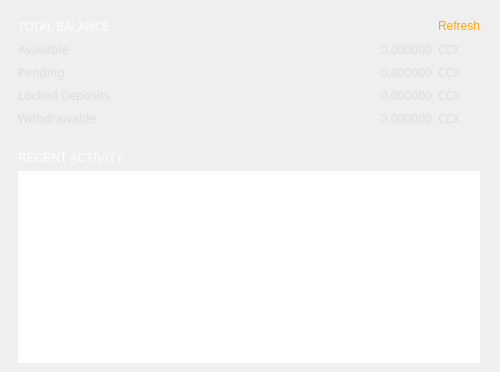
          <widget class="QGroupBox" name="groupBox_1">
           <property name="sizePolicy">
            <sizepolicy hsizetype="Preferred" vsizetype="Expanding">
             <horstretch>0</horstretch>
             <verstretch>0</verstretch>
            </sizepolicy>
           </property>
           <property name="minimumSize">
            <size>
             <width>500</width>
             <height>0</height>
            </size>
           </property>
           <property name="maximumSize">
            <size>
             <width>500</width>
             <height>16777215</height>
            </size>
           </property>
           <property name="styleSheet">
            <string notr="true">border: none;
padding: 0px;</string>
           </property>
           <layout class="QVBoxLayout" name="verticalLayout_4">
            <property name="leftMargin">
             <number>9</number>
            </property>
            <property name="topMargin">
             <number>9</number>
            </property>
            <property name="bottomMargin">
             <number>0</number>
            </property>
            <item>
             <widget class="QGroupBox" name="ov_fundsBox">
              <property name="sizePolicy">
               <sizepolicy hsizetype="Preferred" vsizetype="Preferred">
                <horstretch>0</horstretch>
                <verstretch>0</verstretch>
               </sizepolicy>
              </property>
              <property name="styleSheet">
               <string notr="true"/>
              </property>
              <property name="title">
               <string/>
              </property>
              <layout class="QGridLayout" name="gridLayout_4">
               <item row="3" column="0">
                <widget class="QLabel" name="label_pending">
                 <property name="sizePolicy">
                  <sizepolicy hsizetype="Expanding" vsizetype="Preferred">
                   <horstretch>0</horstretch>
                   <verstretch>0</verstretch>
                  </sizepolicy>
                 </property>
                 <property name="font">
                  <font>
                   <family>Poppins</family>
                  </font>
                 </property>
                 <property name="styleSheet">
                  <string notr="true">color: #ddd;
background: transparent;
border: none;
</string>
                 </property>
                 <property name="text">
                  <string>Pending</string>
                 </property>
                </widget>
               </item>
               <item row="4" column="2">
                <widget class="QLabel" name="m_tickerLabel2">
                 <property name="sizePolicy">
                  <sizepolicy hsizetype="Preferred" vsizetype="Preferred">
                   <horstretch>0</horstretch>
                   <verstretch>0</verstretch>
                  </sizepolicy>
                 </property>
                 <property name="font">
                  <font>
                   <family>Poppins</family>
                  </font>
                 </property>
                 <property name="styleSheet">
                  <string notr="true">color: #ddd;
            background: transparent;
            
            
            border: none;</string>
                 </property>
                 <property name="text">
                  <string notr="true">CCX</string>
                 </property>
                </widget>
               </item>
               <item row="2" column="0">
                <widget class="QLabel" name="label_available">
                 <property name="sizePolicy">
                  <sizepolicy hsizetype="Expanding" vsizetype="Preferred">
                   <horstretch>0</horstretch>
                   <verstretch>0</verstretch>
                  </sizepolicy>
                 </property>
                 <property name="font">
                  <font>
                   <family>Poppins</family>
                  </font>
                 </property>
                 <property name="styleSheet">
                  <string notr="true">color: #ddd;
            background: transparent;
            
            
            border: none;
</string>
                 </property>
                 <property name="text">
                  <string>Available</string>
                 </property>
                </widget>
               </item>
               <item row="0" column="0" colspan="2">
                <widget class="QLabel" name="title_totalBalance">
                 <property name="minimumSize">
                  <size>
                   <width>250</width>
                   <height>0</height>
                  </size>
                 </property>
                 <property name="maximumSize">
                  <size>
                   <width>250</width>
                   <height>16777215</height>
                  </size>
                 </property>
                 <property name="font">
                  <font>
                   <family>Poppins</family>
                  </font>
                 </property>
                 <property name="styleSheet">
                  <string notr="true">color: #fff;
            background: transparent;
            
            
            border: none;
            text-align: left;
            </string>
                 </property>
                 <property name="text">
                  <string>TOTAL BALANCE</string>
                 </property>
                </widget>
               </item>
               <item row="5" column="1">
                <widget class="QLabel" name="m_unlockedDeposits">
                 <property name="font">
                  <font>
                   <family>Poppins</family>
                  </font>
                 </property>
                 <property name="styleSheet">
                  <string notr="true">color: #ddd;
            background: transparent;
            
            
            border: none;</string>
                 </property>
                 <property name="text">
                  <string notr="true">0.000000</string>
                 </property>
                 <property name="alignment">
                  <set>Qt::AlignRight|Qt::AlignTrailing|Qt::AlignVCenter</set>
                 </property>
                </widget>
               </item>
               <item row="5" column="2">
                <widget class="QLabel" name="m_tickerLabel4">
                 <property name="sizePolicy">
                  <sizepolicy hsizetype="Preferred" vsizetype="Preferred">
                   <horstretch>0</horstretch>
                   <verstretch>0</verstretch>
                  </sizepolicy>
                 </property>
                 <property name="font">
                  <font>
                   <family>Poppins</family>
                  </font>
                 </property>
                 <property name="styleSheet">
                  <string notr="true">color: #ddd;
            background: transparent;
            
            
            border: none;</string>
                 </property>
                 <property name="text">
                  <string notr="true">CCX</string>
                 </property>
                </widget>
               </item>
               <item row="3" column="1">
                <widget class="QLabel" name="m_lockedBalance">
                 <property name="font">
                  <font>
                   <family>Poppins</family>
                  </font>
                 </property>
                 <property name="styleSheet">
                  <string notr="true">color: #ddd;
            background: transparent;
            
            
            border: none;</string>
                 </property>
                 <property name="text">
                  <string notr="true">0.000000</string>
                 </property>
                 <property name="alignment">
                  <set>Qt::AlignRight|Qt::AlignTrailing|Qt::AlignVCenter</set>
                 </property>
                </widget>
               </item>
               <item row="2" column="2">
                <widget class="QLabel" name="m_tickerLabel1">
                 <property name="sizePolicy">
                  <sizepolicy hsizetype="Preferred" vsizetype="Preferred">
                   <horstretch>0</horstretch>
                   <verstretch>0</verstretch>
                  </sizepolicy>
                 </property>
                 <property name="font">
                  <font>
                   <family>Poppins</family>
                  </font>
                 </property>
                 <property name="styleSheet">
                  <string notr="true">color: #ddd;
            background: transparent;
            
            
            border: none;</string>
                 </property>
                 <property name="text">
                  <string notr="true">CCX</string>
                 </property>
                </widget>
               </item>
               <item row="5" column="0">
                <widget class="QLabel" name="m_depositsUnlockedTitle">
                 <property name="sizePolicy">
                  <sizepolicy hsizetype="Expanding" vsizetype="Preferred">
                   <horstretch>0</horstretch>
                   <verstretch>0</verstretch>
                  </sizepolicy>
                 </property>
                 <property name="font">
                  <font>
                   <family>Poppins</family>
                  </font>
                 </property>
                 <property name="styleSheet">
                  <string notr="true">color: #ddd;
            background: transparent;
            
            
            border: none;
</string>
                 </property>
                 <property name="text">
                  <string>Withdrawable</string>
                 </property>
                </widget>
               </item>
               <item row="3" column="2">
                <widget class="QLabel" name="m_tickerLabel1_2">
                 <property name="sizePolicy">
                  <sizepolicy hsizetype="Preferred" vsizetype="Preferred">
                   <horstretch>0</horstretch>
                   <verstretch>0</verstretch>
                  </sizepolicy>
                 </property>
                 <property name="font">
                  <font>
                   <family>Poppins</family>
                  </font>
                 </property>
                 <property name="styleSheet">
                  <string notr="true">color: #ddd;
            background: transparent;
            
            
            border: none;</string>
                 </property>
                 <property name="text">
                  <string notr="true">CCX</string>
                 </property>
                </widget>
               </item>
               <item row="2" column="1">
                <widget class="QLabel" name="m_actualBalanceLabel">
                 <property name="font">
                  <font>
                   <family>Poppins</family>
                  </font>
                 </property>
                 <property name="styleSheet">
                  <string notr="true">color: #ddd;
            background: transparent;
            
            
            border: none;</string>
                 </property>
                 <property name="text">
                  <string notr="true">0.000000</string>
                 </property>
                 <property name="alignment">
                  <set>Qt::AlignRight|Qt::AlignTrailing|Qt::AlignVCenter</set>
                 </property>
                </widget>
               </item>
               <item row="4" column="0">
                <widget class="QLabel" name="label_lockedDeposits">
                 <property name="sizePolicy">
                  <sizepolicy hsizetype="Expanding" vsizetype="Preferred">
                   <horstretch>0</horstretch>
                   <verstretch>0</verstretch>
                  </sizepolicy>
                 </property>
                 <property name="font">
                  <font>
                   <family>Poppins</family>
                  </font>
                 </property>
                 <property name="styleSheet">
                  <string notr="true">color: #ddd;
            background: transparent;
            
            
            border: none;
</string>
                 </property>
                 <property name="text">
                  <string>Locked Deposits</string>
                 </property>
                </widget>
               </item>
               <item row="4" column="1">
                <widget class="QLabel" name="m_lockedDeposits">
                 <property name="font">
                  <font>
                   <family>Poppins</family>
                  </font>
                 </property>
                 <property name="styleSheet">
                  <string notr="true">color: #ddd;
            background: transparent;
            
            
            border: none;</string>
                 </property>
                 <property name="text">
                  <string notr="true">0.000000</string>
                 </property>
                 <property name="alignment">
                  <set>Qt::AlignRight|Qt::AlignTrailing|Qt::AlignVCenter</set>
                 </property>
                </widget>
               </item>
               <item row="0" column="2">
                <widget class="QPushButton" name="pushButton">
                 <property name="styleSheet">
                  <string notr="true">color: orange;</string>
                 </property>
                 <property name="text">
                  <string>Refresh</string>
                 </property>
                </widget>
               </item>
              </layout>
             </widget>
            </item>
            <item>
             <widget class="QGroupBox" name="ov_recentBox">
              <property name="sizePolicy">
               <sizepolicy hsizetype="Preferred" vsizetype="Expanding">
                <horstretch>0</horstretch>
                <verstretch>0</verstretch>
               </sizepolicy>
              </property>
              <property name="styleSheet">
               <string notr="true"/>
              </property>
              <property name="title">
               <string/>
              </property>
              <layout class="QGridLayout" name="gridLayout_13">
               <item row="0" column="0">
                <widget class="QLabel" name="title_recent">
                 <property name="styleSheet">
                  <string notr="true">color: #fff;
            background: transparent;
            
            
            border: none;
            text-align: left;
            </string>
                 </property>
                 <property name="text">
                  <string>RECENT ACTIVITY</string>
                 </property>
                </widget>
               </item>
               <item row="1" column="0">
                <widget class="QTreeView" name="m_recentTransactionsView">
                 <property name="sizePolicy">
                  <sizepolicy hsizetype="Preferred" vsizetype="Expanding">
                   <horstretch>0</horstretch>
                   <verstretch>0</verstretch>
                  </sizepolicy>
                 </property>
                 <property name="minimumSize">
                  <size>
                   <width>311</width>
                   <height>3</height>
                  </size>
                 </property>
                 <property name="maximumSize">
                  <size>
                   <width>16777215</width>
                   <height>16777215</height>
                  </size>
                 </property>
                 <property name="font">
                  <font>
                   <family>Poppins</family>
                   <pointsize>10</pointsize>
                  </font>
                 </property>
                 <property name="focusPolicy">
                  <enum>Qt::NoFocus</enum>
                 </property>
                 <property name="styleSheet">
                  <string notr="true">border: none;
font-size: 10pt;</string>
                 </property>
                 <property name="frameShape">
                  <enum>QFrame::NoFrame</enum>
                 </property>
                 <property name="verticalScrollBarPolicy">
                  <enum>Qt::ScrollBarAlwaysOff</enum>
                 </property>
                 <property name="horizontalScrollBarPolicy">
                  <enum>Qt::ScrollBarAlwaysOff</enum>
                 </property>
                 <property name="autoScrollMargin">
                  <number>1</number>
                 </property>
                 <property name="editTriggers">
                  <set>QAbstractItemView::NoEditTriggers</set>
                 </property>
                 <property name="selectionMode">
                  <enum>QAbstractItemView::NoSelection</enum>
                 </property>
                 <property name="indentation">
                  <number>0</number>
                 </property>
                 <property name="rootIsDecorated">
                  <bool>false</bool>
                 </property>
                 <property name="uniformRowHeights">
                  <bool>true</bool>
                 </property>
                 <property name="itemsExpandable">
                  <bool>false</bool>
                 </property>
                 <property name="headerHidden">
                  <bool>true</bool>
                 </property>
                 <property name="expandsOnDoubleClick">
                  <bool>false</bool>
                 </property>
                </widget>
               </item>
              </layout>
             </widget>
            </item>
           </layout>
          </widget>
